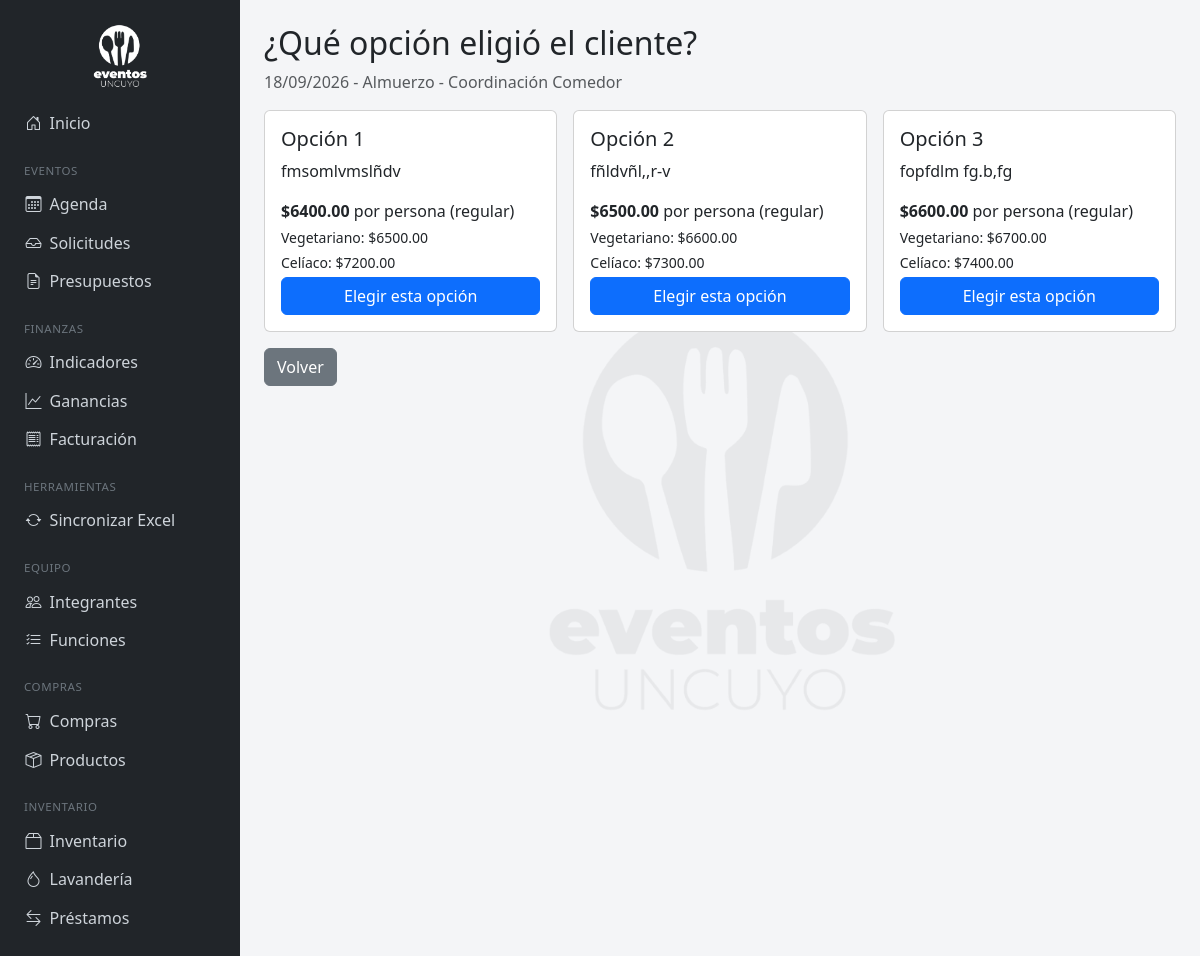
Page /presupuestos/1/confirmar/ on the committed database.
### eventos/models.py (models this page shows, shortened)
class Presupuesto(models.Model):
    evento = models.OneToOneField(Evento, on_delete=models.CASCADE, related_name='presupuesto')
    fecha_creacion = models.DateField(auto_now_add=True)
    lugar = models.CharField(max_length=200, blank=True)
    extras_incluidos = models.ManyToManyField(Extra, blank=True, related_name='presupuestos')
    otros_extras = models.TextField(blank=True, help_text="Cualquier extra que no esté en la lista de arriba.")
    cantidad_regular = models.IntegerField(default=0, verbose_name="Cantidad — Menú Regular")
    cantidad_vegetariano = models.IntegerField(default=0, verbose_name="Cantidad — Menú Vegetariano")
    cantidad_celiaco = models.IntegerField(default=0, verbose_name="Cantidad — Menú Celíaco")
    opcion_elegida = models.ForeignKey(
        'OpcionMenu', on_delete=models.SET_NULL, null=True, blank=True,
        related_name='+', help_text="Se completa cuando el cliente confirma cuál opción eligió."
    )
    observaciones = models.TextField(blank=True)

class Evento(models.Model):
    ESTADO_FACTURACION = [
        ('pendiente', 'Pendiente'),
        ('facturado', 'Facturado'),
        ('cobrado', 'Cobrado'),
    ]
    ORIGEN = [
        ('interno', 'Interno'),
        ('externo', 'Externo'),
    ]
    ESTADO_EVENTO = [
        ('solicitud', 'Solicitud'),
        ('presupuestado', 'Presupuestado'),
        ('confirmado', 'Confirmado'),
        ('realizado', 'Realizado'),
        ('cancelado', 'Cancelado'),
    ]
    nombre = models.CharField(max_length=200)
    tipo = models.ForeignKey(TipoEvento, on_delete=models.PROTECT, null=True, blank=True)
    tipo_servicio = models.ForeignKey(TipoServicio, on_delete=models.PROTECT, null=True, blank=True)
    periodo = models.ForeignKey(Periodo, on_delete=models.PROTECT)
    origen = models.CharField(max_length=10, choices=ORIGEN, default='interno')
    fecha = models.DateField()
    cliente = models.CharField(max_length=200, blank=True)
    solicitante = models.CharField(max_length=200, blank=True)
    cantidad_personas = models.IntegerField(null=True, blank=True)
    cantidad_personas_celiaco = models.IntegerField(null=True, blank=True)
    costo = models.DecimalField(max_digits=12, decimal_places=2, default=0)
    precio_facturado = models.DecimalField(max_digits=12, decimal_places=2, default=0)
    estado_facturacion = models.CharField(max_length=10, choices=ESTADO_FACTURACION, default='pendiente')
    estado_evento = models.CharField(max_length=15, choices=ESTADO_EVENTO, default='presupuestado')
    nro_factura = models.CharField(max_length=50, blank=True)
    nro_recibo = models.CharField(max_length=50, blank=True)
    expediente = models.CharField(max_length=50, blank=True)
    nro_comprobante = models.CharField(max_length=50, blank=True)
    observaciones = models.TextField(blank=True)
    excluir_de_informe = models.BooleanField(
        default=False,
        help_text="Tildá esto si el costo/facturado de este evento tiene un error de carga conocido. "
                   "Se excluye de los totales normales y aparece en un apartado aparte del informe."
    )
    costo_ajustado = models.DecimalField(max_digits=12, decimal_places=2, null=True, blank=True)
    facturado_ajustado = models.DecimalField(max_digits=12, decimal_places=2, null=True, blank=True)
    nota_ajuste = models.TextField(blank=True, help_text="Explicación breve del error y la corrección.")
    importado_automaticamente = models.BooleanField(
        default=False,
        help_text="Si está tildado, este evento se reemplaza automáticamente la próxima vez que sincronices el Excel."
    )
    def __str__(self):
        partes = [self.fecha.strftime('%d/%m/%Y')]
        if self.tipo_servicio:
            partes.append(str(self.tipo_servicio))
        if self.cliente:
            partes.append(self.cliente)
        return ' - '.join(partes)

class TipoServicio(models.Model):
    nombre = models.CharField(max_length=100, unique=True)
    permite_vegetariano = models.BooleanField(
        default=False,
        help_text="Tildá esto para Almuerzos, Ágapes, Cenas, etc. — habilita el menú vegetariano en presupuestos de este tipo."
    )
    class Meta:
        ordering = ['nombre']
    def __str__(self):
        return self.nombre

class OpcionMenu(models.Model):
    presupuesto = models.ForeignKey(Presupuesto, on_delete=models.CASCADE, related_name='opciones')
    nombre = models.CharField(max_length=50, help_text="Ej: Opción 1")
    detalle_menu = models.TextField(help_text="Un plato por línea.")
    precio_regular = models.DecimalField(max_digits=10, decimal_places=2)
    precio_vegetariano = models.DecimalField(max_digits=10, decimal_places=2, null=True, blank=True)
    precio_celiaco = models.DecimalField(max_digits=10, decimal_places=2, null=True, blank=True)
    orden = models.IntegerField(default=0)
    class Meta:
        ordering = ['orden', 'id']

### eventos/views.py (the view, shortened to what this page needs)
# urls.py: path('presupuestos/<int:pk>/confirmar/', views.presupuesto_confirmar, name='presupuesto_confirmar'),
def presupuesto_confirmar(request, pk):
    presupuesto = get_object_or_404(Presupuesto, pk=pk)
    return render(request, 'eventos/presupuesto_confirmar.html', {'presupuesto': presupuesto})

### eventos/templates/eventos/presupuesto_confirmar.html (shortened to what this page needs)
{% extends 'eventos/base.html' %}
{% block content %}
<h2>¿Qué opción eligió el cliente?</h2>
<p class="text-muted">{{ presupuesto.evento }}</p>
<form method="post">
    <div class="row g-3">
        {% for opcion in presupuesto.opciones.all %}
        <div class="col-md-4">
            <div class="card h-100 {% if presupuesto.opcion_elegida_id == opcion.id %}border-success border-3{% endif %}">
                <div class="card-body d-flex flex-column">
                    <h5>
                        {{ opcion.nombre }}
                    </h5>
                    <p style="white-space: pre-line" class="flex-grow-1">{{ opcion.detalle_menu }}</p>
                    <p class="mb-1"><strong>${{ opcion.precio_regular }}</strong> por persona (regular)</p>
                    {% if opcion.precio_vegetariano %}<p class="mb-1 small">Vegetariano: ${{ opcion.precio_vegetariano }}</p>{% endif %}
                    {% if opcion.precio_celiaco %}<p class="mb-1 small">Celíaco: ${{ opcion.precio_celiaco }}</p>{% endif %}
                    <button type="submit" name="opcion_id" value="{{ opcion.id }}" class="btn btn-primary mt-auto">
                        Elegir esta opción
                    </button>
                </div>
            </div>
        </div>
        {% empty %}
        <p class="text-muted">Este presupuesto todavía no tiene opciones de menú cargadas.</p>
        {% endfor %}
    </div>
</form>
<a href="{% url 'presupuesto_detalle' presupuesto.pk %}" class="btn btn-secondary mt-3">Volver</a>
{% endblock %}

### eventos/templates/eventos/base.html (style rules this page uses)
body { background-color: #f4f5f7; }

### rows in the picture
Presupuesto: evento "18/09/2026 - Almuerzo - Coordinación Comedor"
OpcionMenu: nombre "Opción 1", detalle_menu "fmsomlvmslñdv", precio_regular "6400.00", precio_vegetariano "6500.00", precio_celiaco "7200.00", {{ opcion.id }} 7 (drawn)
OpcionMenu: nombre "Opción 2", detalle_menu "fñldvñl,,r-v", precio_regular "6500.00", precio_vegetariano "6600.00", precio_celiaco "7300.00", {{ opcion.id }} 8 (drawn)
OpcionMenu: nombre "Opción 3", detalle_menu "fopfdlm fg.b,fg", precio_regular "6600.00", precio_vegetariano "6700.00", precio_celiaco "7400.00", {{ opcion.id }} 9 (drawn)
